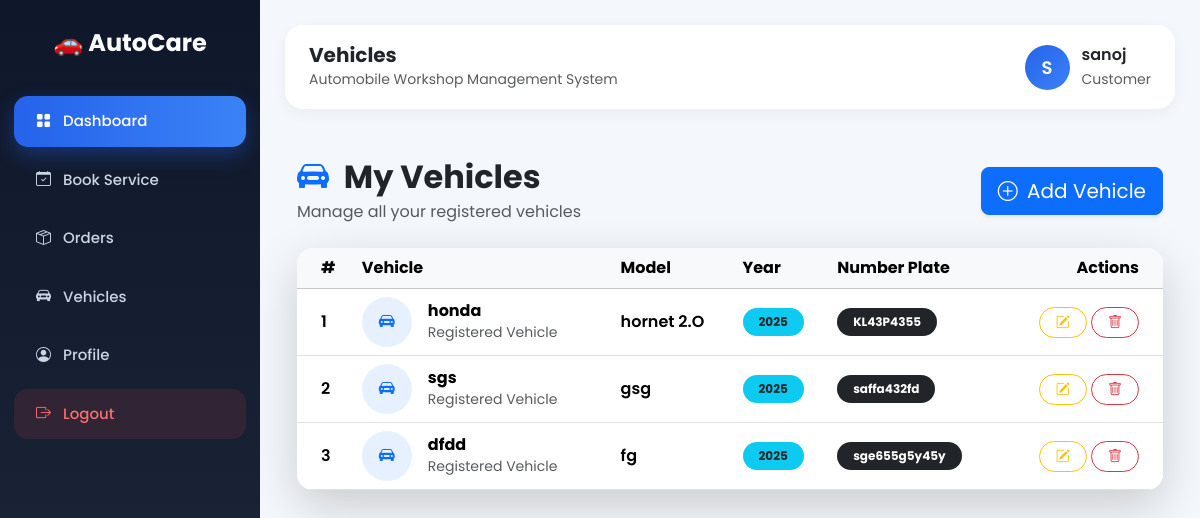
The app's page /vehicles/ (signed in) with its own data.
### customer/models.py (models this page shows, shortened)
class Customer(models.Model):
    user = models.OneToOneField(User, on_delete=models.CASCADE)
    name = models.CharField(max_length=255)
    number = models.CharField(max_length=15)
    address = models.TextField()
    profile_pic = models.ImageField(upload_to='profile_pic/',null=True, blank=True)
    city = models.ForeignKey(City, on_delete=models.CASCADE)

class Vehicle(models.Model):
    customer = models.ForeignKey(Customer, on_delete=models.CASCADE, related_name="vehicles")
    vehicle_name = models.CharField(max_length=255)
    vehicle_model = models.CharField(max_length=200)
    vehicle_year = models.IntegerField()
    vehicle_number = models.CharField(max_length=30)

### customer/views.py (the view)
# urls.py: path('vehicles/', views.vehicle_list, name='vehicle_list'),
@login_required
def vehicle_list(request):
    vehicles = request.user.customer.vehicles.all()
    return render(request, 'vehicle_list.html', {'vehicles': vehicles})

### customer/templates/vehicle_list.html (shortened to what this page needs)
{% extends 'base.html' %}
{% block header %}Vehicles{% endblock %}
{% block content %}
<div class="container py-4">
    <div class="d-flex justify-content-between align-items-center mb-4 flex-wrap gap-3">
        <div>
            <h2 class="fw-bold mb-1">
                <i class="bi bi-car-front-fill text-primary me-2"></i>
                My Vehicles
            </h2>
            <p class="text-muted mb-0">
                Manage all your registered vehicles
            </p>
        </div>
        <a href="{% url 'add_vehicle' %}"
           class="btn btn-primary btn-lg rounded-3 shadow-sm">
            <i class="bi bi-plus-circle me-1"></i>
            Add Vehicle
        </a>
    </div>
    <div class="card border-0 shadow-lg rounded-4 overflow-hidden">
        {% if vehicles %}
        <div class="table-responsive">
            <table class="table align-middle table-hover mb-0">
                <thead class="table-light">
                    <tr>
                        <th class="ps-4">#</th>
                        <th>Vehicle</th>
                        <th>Model</th>
                        <th>Year</th>
                        <th>Number Plate</th>
                        <th class="text-end pe-4">Actions</th>
                    </tr>
                </thead>
                <tbody>
                    {% for v in vehicles %}
                    <tr>
                        <td class="ps-4 fw-semibold">
                            {{ forloop.counter }}
                        </td>
                        <td>
                            <div class="d-flex align-items-center">
                                <div class="bg-primary bg-opacity-10
                                            rounded-circle d-flex
                                            align-items-center
                                            justify-content-center me-3"
                                     style="width:50px;height:50px;">
                                    <i class="bi bi-car-front-fill text-primary"></i>
                                </div>
                                <div>
                                    <h6 class="mb-0 fw-bold">
                                        {{ v.vehicle_name }}
                                    </h6>
                                    <small class="text-muted">
                                        Registered Vehicle
                                    </small>
                                </div>
                            </div>
                        </td>
                        <td>
                            <span class="fw-semibold">
                                {{ v.vehicle_model }}
                            </span>
                        </td>
                        <td>
                            <span class="badge bg-info text-dark px-3 py-2 rounded-pill">
                                {{ v.vehicle_year }}
                            </span>
                        </td>
                        <td>
                            <span class="badge bg-dark px-3 py-2 rounded-pill">
                                {{ v.vehicle_number }}
                            </span>
                        </td>
                        <td class="text-end pe-4">
                            <a href="{% url 'edit_vehicle' v.id %}"
                               class="btn btn-sm btn-outline-warning rounded-pill px-3">
                                <i class="bi bi-pencil-square"></i>
                            </a>
                            <form action="{% url 'delete_vehicle' v.id %}"
                                  method="POST"
                                  class="d-inline">
                                <button type="submit"
                                        class="btn btn-sm btn-outline-danger rounded-pill px-3"
                                        onclick="return confirm('Delete this vehicle?');">
                                    <i class="bi bi-trash"></i>
                                </button>
                            </form>
                        </td>
                    </tr>
                    {% endfor %}
                </tbody>
            </table>
        </div>
        {% endif %}
    </div>
</div>
{% endblock %}

### customer/templates/base.html (shortened to what this page needs)
<!DOCTYPE html>
<html lang="en">
<head>
    <link href="https://cdn.jsdelivr.net/npm/bootstrap@5.3.2/dist/css/bootstrap.min.css" rel="stylesheet">
    <link href="https://cdn.jsdelivr.net/npm/bootstrap-icons/font/bootstrap-icons.css" rel="stylesheet">
</head>
<body>
    <div class="sidebar">
        <div class="logo">
            🚗 AutoCare
        </div>
        <a href="{% url 'home' %}" class="active">
            <i class="bi bi-grid-fill"></i>
            <span>Dashboard</span>
        </a>
        <a href="#">
            <i class="bi bi-calendar-check"></i>
            <span>Book Service</span>
        </a>
        <a href="#">
            <i class="bi bi-box-seam"></i>
            <span>Orders</span>
        </a>
        <a href="{% url 'vehicle_list' %}">
            <i class="bi bi-car-front-fill"></i>
            <span>Vehicles</span>
        </a>
        <a href="{% url 'profile_user' %}">
            <i class="bi bi-person-circle"></i>
            <span>Profile</span>
        </a>
        <a href="{% url 'logout' %}" class="logout-btn">
            <i class="bi bi-box-arrow-right"></i>
            <span>Logout</span>
        </a>
    </div>
    <div class="main">
        <div class="topbar d-flex justify-content-between align-items-center">
            <div>
                <h5>{% block header %}Dashboard{% endblock %}</h5>
                <small class="text-muted">
                    Automobile Workshop Management System
                </small>
            </div>
            <div class="welcome-box">
                <div class="profile-circle">
                    {{ request.user.customer.name|slice:":1"|upper }}
                </div>
                <div>
                    <div class="fw-semibold">
                        {{ request.user.customer.name }}
                    </div>
                    <small class="text-muted">
                        Customer
                    </small>
                </div>
            </div>
        </div>
        {% block content %}
        {% endblock %}
    </div>
</body>
</html>

### customer/templates/base.html (style rules this page uses)
* { font-family: 'Poppins', sans-serif; }
body { background: #f4f7fb; overflow-x: hidden; }
.sidebar { width: 260px; height: 100vh; position: fixed; background: linear-gradient(180deg,#0f172a,#1e293b); padding-top: 25px; overflow-y: auto; z-index: 1000; }
.logo { text-align: center; color: white; font-size: 24px; font-weight: 700; margin-bottom: 35px; }
.sidebar a { display: flex; align-items: center; gap: 12px; color: #cbd5e1; padding: 14px 22px; text-decoration: none; margin: 8px 14px; border-radius: 14px; transition: 0.3s; font-size: 15px; font-weight: 500; }
.sidebar a.active { background: linear-gradient(90deg,#2563eb,#3b82f6); color: white; box-shadow: 0 8px 20px rgba(37,99,235,0.35); }
.logout-btn { background: rgba(239,68,68,0.12); color: #f87171 !important; }
.main { margin-left: 260px; padding: 25px; }
.topbar { background: white; padding: 18px 24px; border-radius: 18px; margin-bottom: 25px; box-shadow: 0 4px 15px rgba(0,0,0,0.05); }
.topbar h5 { margin: 0; font-weight: 700; }
.welcome-box { display: flex; align-items: center; gap: 12px; }
.profile-circle { width: 45px; height: 45px; border-radius: 50%; background: linear-gradient(135deg,#2563eb,#3b82f6); color: white; display: flex; align-items: center; justify-content: center; font-weight: 600; font-size: 18px; }
.card { border: none; border-radius: 18px; box-shadow: 0 5px 18px rgba(0,0,0,0.05); }

### records on screen
Vehicle: vehicle_name "honda", vehicle_model "hornet 2.O", vehicle_year "2025", vehicle_number "KL43P4355"
Vehicle: vehicle_name "sgs", vehicle_model "gsg", vehicle_year "2025", vehicle_number "saffa432fd"
Vehicle: vehicle_name "dfdd", vehicle_model "fg", vehicle_year "2025", vehicle_number "sge655g5y45y"

### other values on screen
{{ request.user.customer.name|slice:":1"|upper }} "S"
{{ request.user.customer.name }} "sanoj"
